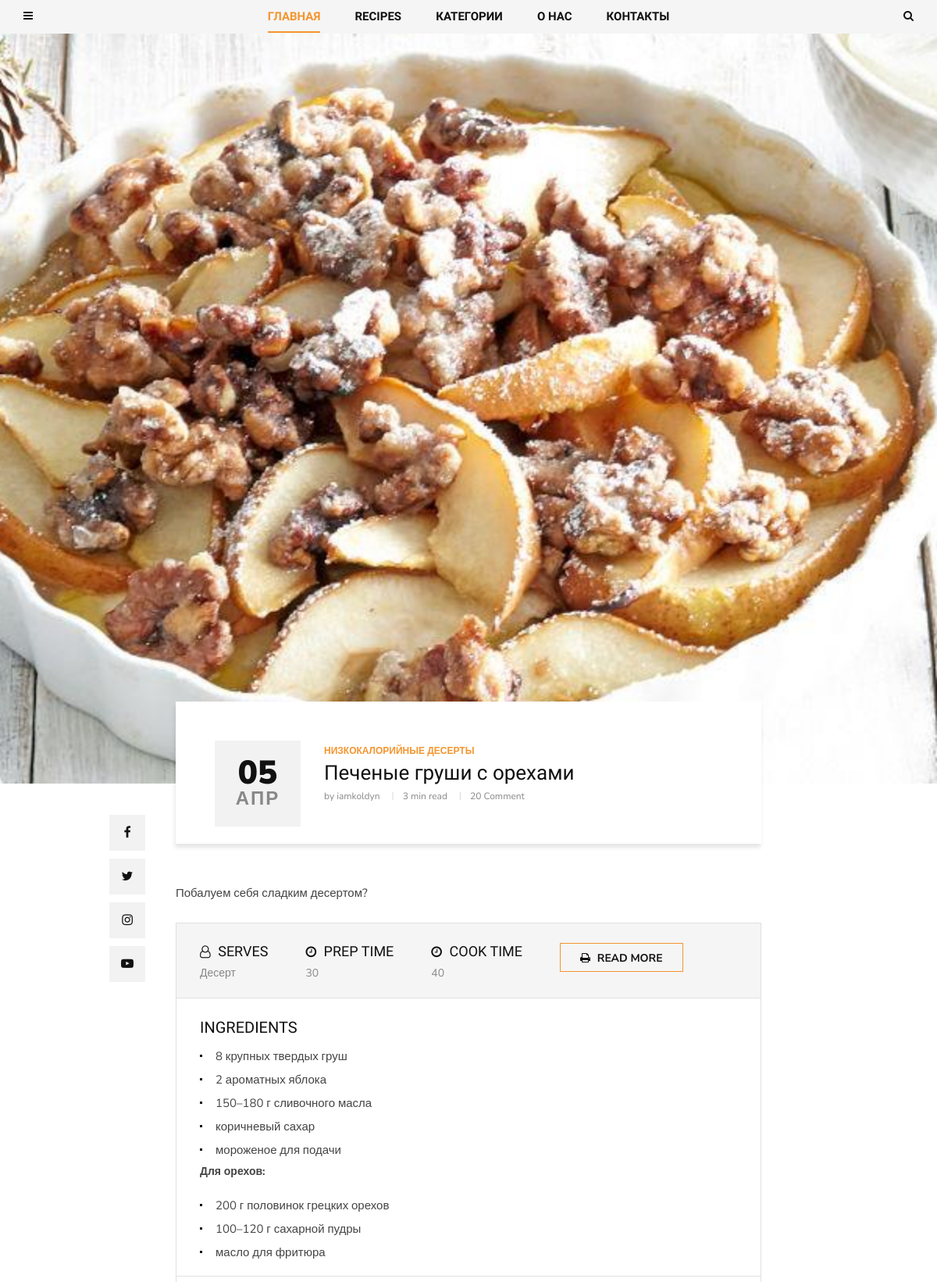
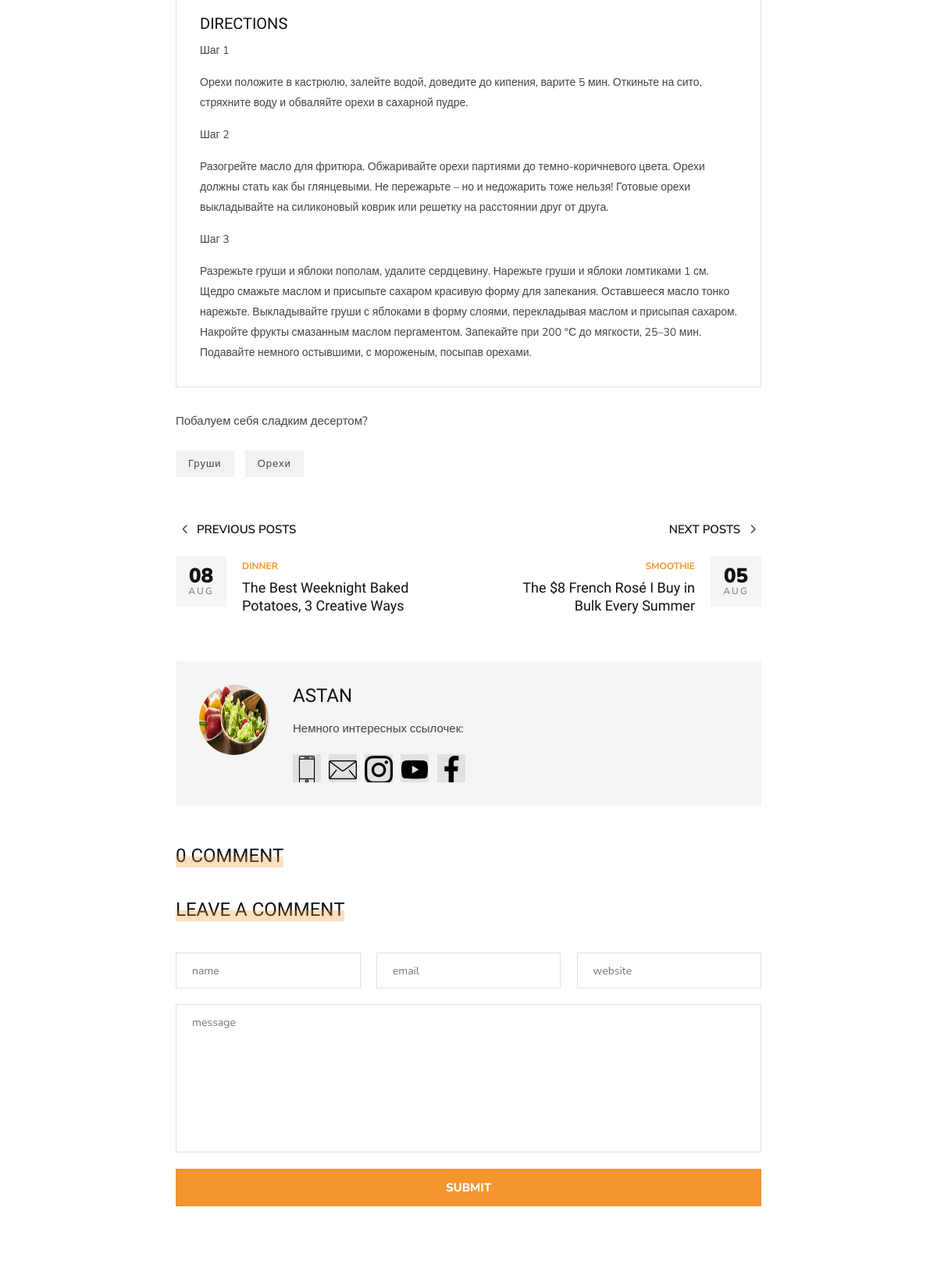
Page /low_calorie_desserts/pechenye-grushi-s-orehami-12/ (upper part) on the committed database (2 pictures, top to bottom).
### blog/models.py (models this page shows, shortened)
class Post(models.Model):
    author = models.ForeignKey(User, related_name="posts", on_delete=models.CASCADE)
    title = models.CharField(max_length=200)
    image = models.ImageField(upload_to="articles/")
    text = models.TextField()
    category = models.ForeignKey(
        Category, related_name="post", on_delete=models.SET_NULL, null=True
    )
    tags = models.ManyToManyField(Tag, related_name="post")
    create_at = models.DateTimeField(auto_now_add=True)
    slug = models.SlugField(max_length=200, unique=True)
    def get_absolute_url(self):
        return reverse(
            "post_single", kwargs={"slug": self.category.slug, "post_slug": self.slug}
        )
    def get_recipes(self):
        return self.recipes.all()
    def get_comments(self):
        return self.comment.all()

class Category(MPTTModel):
    name = models.CharField(max_length=100)
    slug = models.SlugField(max_length=100)
    parent = TreeForeignKey(
        "self",
        related_name="children",
        on_delete=models.SET_NULL,
        null=True,
        blank=True,
    )
    def __str__(self):
        return self.name
    class MPTTMeta:
        order_insertion_by = ["name"]

class Recipe(models.Model):
    name = models.CharField(max_length=100)
    serves = models.CharField(max_length=50)
    prep_time = models.PositiveIntegerField(default=0)
    cook_time = models.PositiveIntegerField(default=0)
    ingredients = RichTextField()
    directions = RichTextField()
    post = models.ForeignKey(
        Post, related_name="recipes", on_delete=models.SET_NULL, null=True, blank=True
    )

class Tag(models.Model):
    name = models.CharField(max_length=100)
    slug = models.SlugField(max_length=100)

### contact/models.py (models this page shows, shortened)
class About(models.Model):
    name = models.CharField(max_length=50, default="")
    text = RichTextField()
    mini_text = RichTextField()
    def get_first_image(self):
        item = self.about_images.first()
        return item.image.url

class ImageAbout(models.Model):
    image = models.ImageField(upload_to="about/")
    page = models.ForeignKey(
        About, on_delete=models.CASCADE, related_name="about_images"
    )
    alt = models.CharField(max_length=100)

class Social(models.Model):
    icon = models.FileField(upload_to="icons/")
    name = models.CharField(max_length=200)
    link = models.URLField()

### blog/views.py (the view)
class PostDetailView(DetailView):
    model = Post
    context_object_name = "post"
    slug_url_kwarg = "post_slug"
    def get_context_data(self, **kwargs):
        context = super().get_context_data(**kwargs)
        context["form"] = CommentForm()
        return context

### blog/forms.py
class CommentForm(forms.ModelForm):
    class Meta:
        model = Comment
        exclude = ["create_at", "post"]
        widgets = {
            "name": forms.TextInput(attrs={"placeholder": "name"}),
            "email": forms.EmailInput(attrs={"placeholder": "email"}),
            "website": forms.TextInput(attrs={"placeholder": "website"}),
            "message": forms.Textarea(attrs={"placeholder": "message"}),
        }

### blog/templatetags/menu_tags.py (called while the page is built)
def get_all_categories():
    return Category.objects.all()

@register.inclusion_tag("blog/include/tags/top_menu.html")
def get_categories():
    category = get_all_categories()
    return {"list_category": category}

@register.inclusion_tag("blog/include/tags/recipes_tag.html")
def get_last_posts():
    posts = Post.objects.select_related("category").order_by("-id")[:5]
    return {"list_last_post": posts}

### contact/templatetags/social_tags.py (called while the page is built)
@register.simple_tag()
def get_social_links():
    return Social.objects.all()

@register.simple_tag()
def get_about():
    return About.objects.last()

### templates/blog/post_detail.html (shortened to what this page needs)
{% extends 'base.html' %}
{% load social_tags %}
{% block content %}
  <section class="single-post spad">
    <div class="single-post__hero set-bg" data-setbg="{{ post.image.url }}"></div>
    <div class="container">
      <div class="row d-flex justify-content-center">
        <div class="col-lg-8">
          <div class="single-post__title">
            <div class="single-post__title__meta">
              <h2>{{ post.create_at|date:"d" }}</h2>
              <span>{{ post.create_at|date:"M" }}</span>
            </div>
            <div class="single-post__title__text">
              <ul class="label">
                <li>{{ post.category }}</li>
              </ul>
              <h4>{{ post.title }}</h4>
              <ul class="widget">
                <li>by {{ post.author }}</li>
                <li>3 min read</li>
                <li>20 Comment</li>
              </ul>
            </div>
          </div>
          <div class="single-post__social__item">
            <ul>
              <li><a href="#"><i class="fa fa-facebook"></i></a></li>
              <li><a href="#"><i class="fa fa-twitter"></i></a></li>
              <li><a href="#"><i class="fa fa-instagram"></i></a></li>
              <li><a href="#"><i class="fa fa-youtube-play"></i></a></li>
            </ul>
          </div>
          <div class="single-post__top__text">
            <p>{{ post.text|truncatewords:20 }}</p>
          </div>
          <div class="single-post__recipe__details">
            {% for recipe in post.get_recipes %}
              <div class="single-post__recipe__details__option">
                <ul>
                  <li>
                    <h5><i class="fa fa-user-o"></i> SERVES</h5>
                    <span>{{ recipe.serves }}</span>
                  </li>
                  <li>
                    <h5><i class="fa fa-clock-o"></i> PREP TIME</h5>
                    <span>{{ recipe.prep_time }}</span>
                  </li>
                  <li>
                    <h5><i class="fa fa-clock-o"></i> Cook TIME</h5>
                    <span>{{ recipe.cook_time }}</span>
                  </li>
                  <li><a href="#" class="primary-btn"><i class="fa fa-print"></i> Read more</a></li>
                </ul>
              </div>
              <div class="single-post__recipe__details__indegradients">
                <h5>Ingredients</h5>
                {{ recipe.ingredients|safe }}
              </div>
              <div class="single-post__recipe__details__direction">
                <h5>Directions</h5>
                {{ recipe.directions|safe }}
              </div>
            {% endfor %}
          </div>
          <div class="single-post__desc">
            <p>{{ post.text }}</p>
          </div>
          <div class="single-post__tags">
            {% for tag in post.tags.all %}
              <a href="#">{{ tag.name }}</a>
            {% endfor %}
          </div>
          <div class="single-post__next__previous">
            <div class="row">
              <div class="col-lg-6 col-md-6 col-sm-6">
                <a href="#" class="single-post__previous">
                  <h6><span class="arrow_carrot-left"></span> Previous posts</h6>
                  <div class="single-post__previous__meta">
                    <h4>08</h4>
                    <span>Aug</span>
                  </div>
                  <div class="single-post__previous__text">
                    <span>Dinner</span>
                    <h5>The Best Weeknight Baked <br/>Potatoes, 3 Creative Ways</h5>
                  </div>
                </a>
              </div>
              <div class="col-lg-6 col-md-6 col-sm-6">
                <a href="#" class="single-post__next">
                  <h6>Next posts <span class="arrow_carrot-right"></span></h6>
                  <div class="single-post__next__meta">
                    <h4>05</h4>
                    <span>Aug</span>
                  </div>
                  <div class="single-post__next__text">
                    <span>Smoothie</span>
                    <h5>The $8 French Rosé I Buy in <br/>Bulk Every Summer</h5>
                  </div>
                </a>
              </div>
            </div>
          </div>
          {% get_about as about %}
          <div class="single-post__author__profile">
            <div class="single-post__author__profile__pic">
              <img src="{{ about.get_first_image }}" alt="">
            </div>
            <div class="single-post__author__profile__text">
              <h4>{{ about.name }}</h4>
              <p>{{ about.mini_text|safe }}</p>
              <div class="single-post__author__profile__social">
                {% get_social_links as social_links %}
                {% for item in social_links %}
                  <a href="{{ item.link }}"><img src="{{ item.icon.url }}"></a>
                {% endfor %}
              </div>
            </div>
          </div>
          <div class="single-post__comment">
            <div class="widget__title">
              <h4>{{ post.get_comments.count }} Comment</h4>
            </div>
          </div>
          <div class="single-post__leave__comment">
            <div class="widget__title">
              <h4>Leave a comment</h4>
            </div>
            <form action="{% url 'create_comment' pk=post.id %}" method="post">
              <div class="input-list">
                {{ form.name }}
                {{ form.email }}
                {{ form.website }}
              </div>
              {{ form.message }}
              <button type="submit" class="site-btn">Submit</button>
            </form>
          </div>
        </div>
      </div>
    </div>
  </section>
{% endblock content %}

### rows in the picture
Post: create_at "05", create_at "АПР", category "НИЗКОКАЛОРИЙНЫЕ ДЕСЕРТЫ", title "Печеные груши с орехами", author "iamkoldyn", text "Побалуем себя сладким десертом?", get_comments.count "0"
Recipe: serves "Десерт", prep_time "30", cook_time "40", ingredients "8 крупных твердых груш 2 ароматных яблока 150–180 г сливочного масла коричневый сахар мороженое для подачи Для орехов: 200 г половинок грецких орехов 100–120 г сахарной пудры масло для фритюра", directions "Шаг 1 Орехи положите в кастрюлю, залейте водой, доведите до кипения, варите 5 мин. Откиньте на сито, стряхните воду и обваляйте орехи в сахарной пудре. Шаг 2 Разогрейте масло для фритюра. Обжаривайте орехи партиями до темно-коричневого цвета. Орехи должны стать как бы глянцевыми. Не пережарьте – но и недожарить тоже нельзя! Готовые орехи выкладывайте на силиконовый коврик или решетку на расстоянии друг от друга. Шаг 3 Разрежьте груши и яблоки пополам, удалите сердцевину. Нарежьте груши и яблоки ломтиками 1 см. Щедро смажьте маслом и присыпьте сахаром красивую форму для запекания. Оставшееся масло тонко нарежьте. Выкладывайте груши с яблоками в форму слоями, перекладывая маслом и присыпая…"
Tag: name "Груши"
Tag: name "Орехи"
About: get_first_image (picture), name "ASTAN", mini_text "Немного интересных ссылочек:"
Social: icon (picture)
Social: icon (picture)
Social: icon (picture)
Social: icon (picture)
Social: icon (picture)
